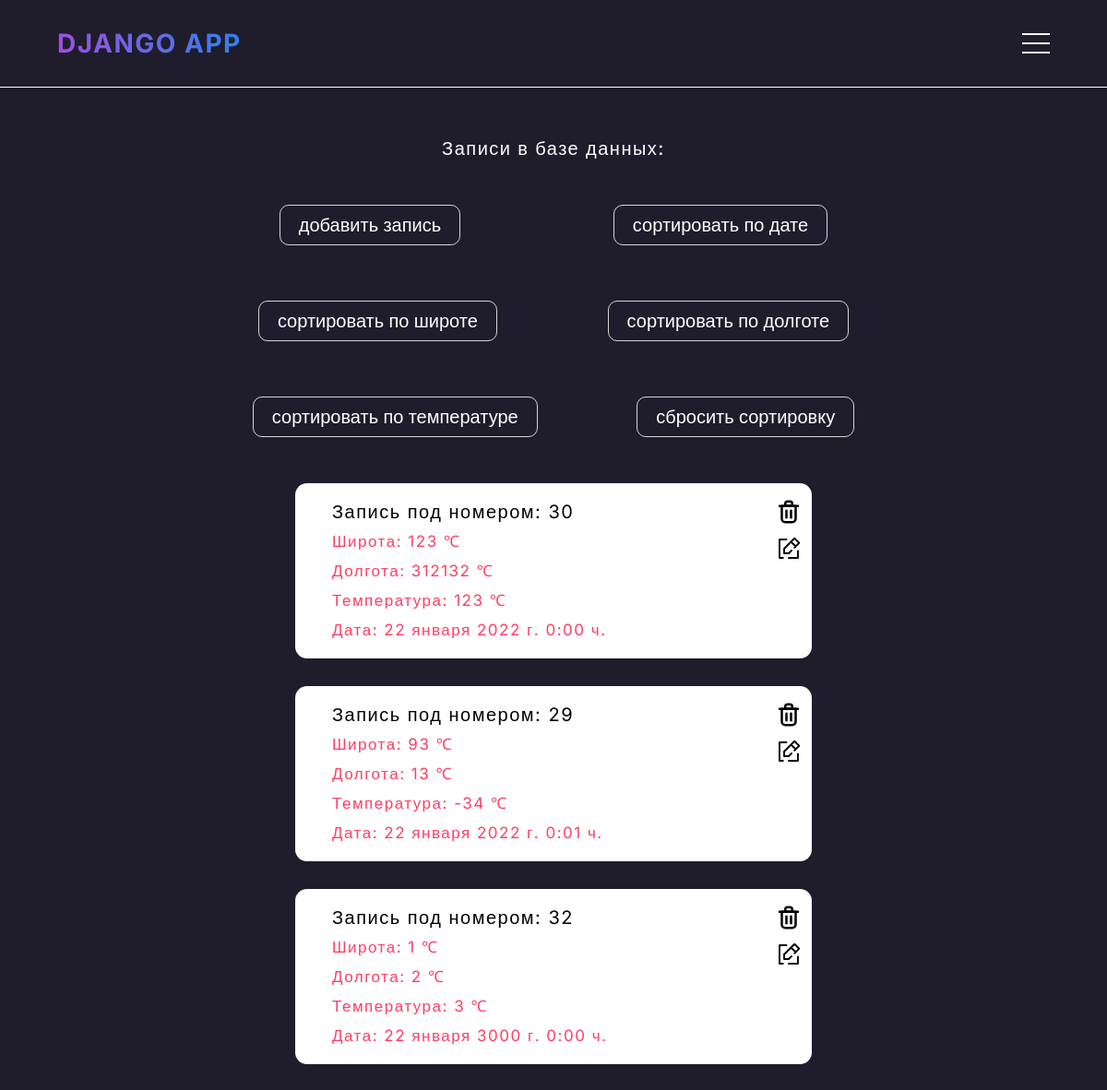
/laboratory_six?sort=data_and_time, run on an earlier commit of the app's database.
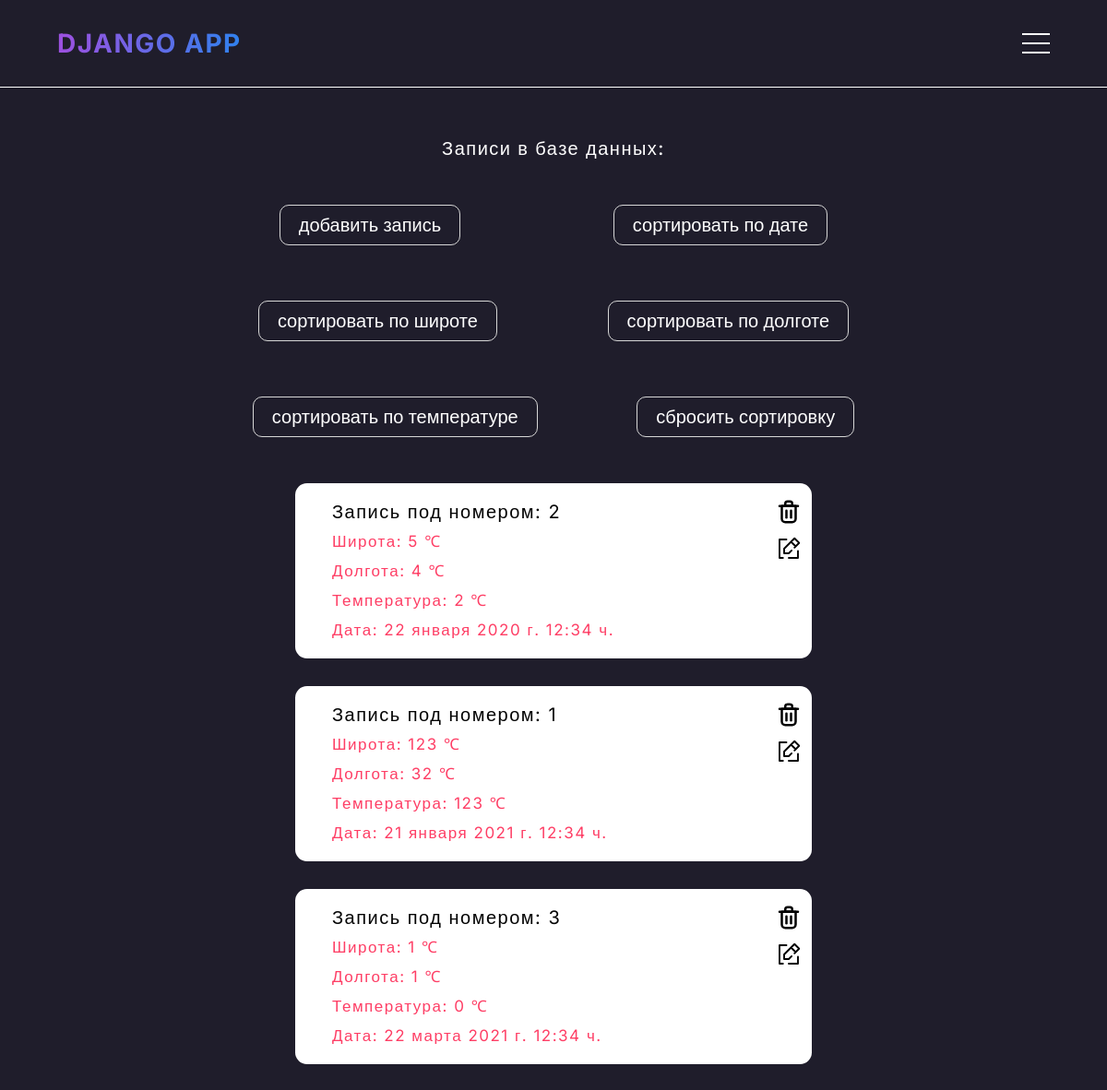
And on a later commit of the database.
### main/models.py (models this page shows, shortened)
class Model(models.Model):
    latitude = models.IntegerField('Широта')
    longitude = models.IntegerField('Долгота')
    temperature = models.IntegerField('Температура')
    data_and_time = models.DateTimeField('Дата и время')

### main/views.py (the view)
# urls.py: path('laboratory_six', views.laboratory_six, name='lab6'),
def laboratory_six(request):
    attribute_to_sort = request.GET.get('sort')
    if attribute_to_sort:
        model_db = Model.objects.all().order_by(attribute_to_sort)
    else:
        model_db = Model.objects.all()
    return render(request, 'main/laboratory_six.html', {'model_db': model_db})

### main/templates/main/laboratory_six.html (shortened to what this page needs)
{% extends 'main/layout.html' %}
{% block content %}
    <h2 class="title_model">Записи в базе данных:</h2>
    <div class="edit_block">
        <a class="edit_btn add" href="{% url 'add_record' %}">Добавить запись</a>
        <a class="edit_btn edit" href="{% url 'lab6' %}?sort=data_and_time">Сортировать по Дате</a>
        <a class="edit_btn edit" href="{% url 'lab6' %}?sort=latitude">Сортировать по Широте</a>
        <a class="edit_btn edit" href="{% url 'lab6' %}?sort=longitude">Сортировать по Долготе</a>
        <a class="edit_btn edit" href="{% url 'lab6' %}?sort=temperature">Сортировать по Температуре</a>
        <a class="edit_btn edit" href="{% url 'lab6' %}?sort=id">Сбросить сортировку</a>
    </div>
    <div class="model_content">
        {% if model_db %}
            {% for el in model_db %}
                <div class="model">
                    <a class="model_btn delete" href="{% url 'delete_record' el.id %}">
                    </a>
                    <a class="model_btn edit" href="{% url 'update_record1' el.id %}">
                        <svg viewBox="0 0 24 24" fill="none" xmlns="http://www.w3.org/2000/svg">
                            <path d="M18 10L14 6M18 10L21 7L17 3L14 6M18 10L17 11M14 6L8 12V16H12L14.5 13.5M20 14V20H12M10 4L4 4L4 20H7" stroke="#000000" stroke-width="1.5" stroke-linecap="round" stroke-linejoin="round"/>
                        </svg>
                    </a>
                    <h3 class="id_number">Запись под номером: {{el.id}}</h3>
                    <p class="latitude">Широта: {{el.latitude}} ℃</p>
                    <p class="longitude">Долгота: {{el.longitude}} ℃</p>
                    <p class="temperature">Температура: {{el.temperature}} ℃</p>
                    <p class="data_and_time">Дата: {{el.data_and_time}} ч.</p>
                </div>
            {% endfor %}
        {% else %}
            <p class="empty_model">У вас нет записей</p>
        {% endif %}
    </div>
{% endblock %}

What changed in the data, as far as the page shows it:
removed Model: id "30", latitude "123", longitude "312132", temperature "123", data_and_time "22 января 2022 г. 0:00"
removed Model: id "29", latitude "93", longitude "13", temperature "-34", data_and_time "22 января 2022 г. 0:01"
removed Model: id "32", latitude "1", longitude "2", temperature "3", data_and_time "22 января 3000 г. 0:00"
added Model: id "2", latitude "5", longitude "4", temperature "2", data_and_time "22 января 2020 г. 12:34"
added Model: id "1", latitude "123", longitude "32", temperature "123", data_and_time "21 января 2021 г. 12:34"
added Model: id "3", latitude "1", longitude "1", temperature "0", data_and_time "22 марта 2021 г. 12:34"
